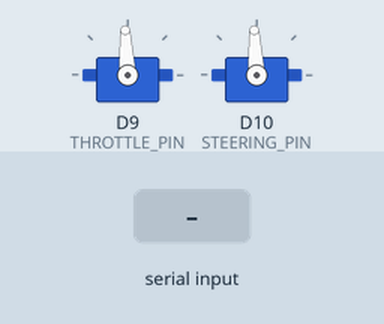
The program below on a simulated Arduino Uno R4 WiFi. On the bench: 2 × servo. Inputs (shaded band) come from the test bench.

Above: at 1.2 s.
1.3 s: "90,45\n" received over Serial
At 1.7 s:
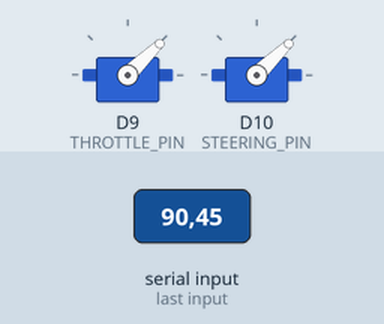
Timing chart, 0 to 4.3 s (numbered marks = the images above; inputs shaded):
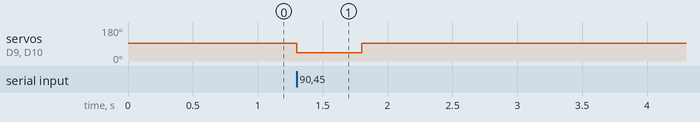

Measured:
- after the input at 1.3 s, servo on D9 (THROTTLE_PIN), servo on D10 (STEERING_PIN): 93° → 44° at once, → 93° 0.50 s later

The program:

main.cpp
```cpp
#include <Arduino.h>
#include <Servo.h>

// Define hardware pins for the Tamiya chassis actuators
const int THROTTLE_PIN = 9; // Connects to the ESC signal wire
const int STEERING_PIN = 10; // Connects to the Steering Servo signal wire

Servo escServo;
Servo steeringServo;

// String buffer to accumulate incoming serial bytes
String inputString = "";
bool stringComplete = false;

// Safety timeout tracking variables
unsigned long lastPacketTime = 0;
const unsigned long SAFETY_TIMEOUT_MS = 500; // Stop the rover if no packe is received for 0.5 seconds

void setup()
{
  // Initialize USB serial communications at 115200 baud matching Jetson Nano
  Serial.begin(115200);
  inputString.reserve(50); // Allocate memory for the incoming string

  // Attach servo objects to their respective microcontroller pins
  escServo.attach(THROTTLE_PIN);
  steeringServo.attach(STEERING_PIN);

  // Initialize both to neutral on boot
  escServo.writeMicroseconds(1500);
  steeringServo.writeMicroseconds(1500);
}

void loop()
{
  // Non-Blocking Serial Ingestion
  while (Serial.available() > 0)
  {
    char inChar = (char)Serial.read();

    if (inChar == '\n')
    {
      stringComplete = true; // Flag that a full packet arrived
      break;
    }
    else if (inChar != '\r')
    {
      inputString += inChar; // Accumulate characters in the buffer
    }
  }

  // Process Packed When Complete
  if (stringComplete)
  {
    // Find the position of the comma separator
    int commaIndex = inputString.indexOf(',');

    if (commaIndex > 0)
    {
      // Extract throttle and steering substrings and convert to integers
      String throttleStr = inputString.substring(0, commaIndex);
      String steeringStr = inputString.substring(commaIndex + 1);

      int throttleVal = throttleStr.toInt();
      int steeringVal = steeringStr.toInt();

      // Enforce safety limits
      throttleVal = constrain(throttleVal, 1000, 2000);
      steeringVal = constrain(steeringVal, 1000, 2000);

      // Write values out to the hardware
      escServo.writeMicroseconds(throttleVal);
      steeringServo.writeMicroseconds(steeringVal);

      // Reset safety timer
      lastPacketTime = millis();
    }

    // Reset string buffeer for the next loop
    inputString = "";
    stringComplete = false;

  }

  // Safety Timout Check
    if (millis() - lastPacketTime > SAFETY_TIMEOUT_MS)
    {
      escServo.writeMicroseconds(1500);
      steeringServo.writeMicroseconds(1500);
    }
}
```
